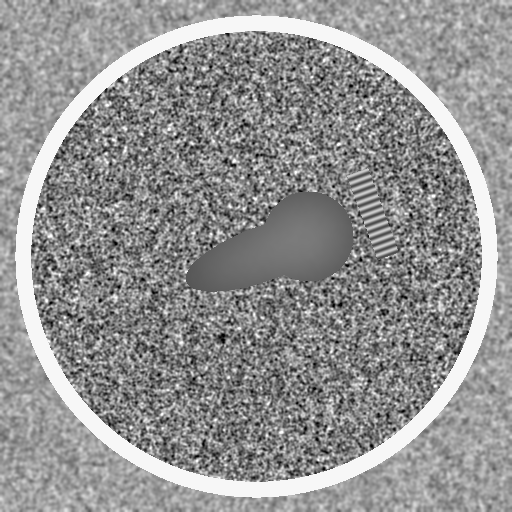
#> input picture data/input/calibre_large_primer.png, 512 x 512 px; its folder holds only this picture in this run
$ python main.py --input data/input/calibre_large_primer.png
#> lines starting #> are read from the running program, lines starting #| are printed output that depends on the picture
### cartridge_masking/io_utils.py
"""Image input/output helpers."""
from pathlib import Path
from typing import List

import cv2
import numpy as np

IMAGE_EXTENSIONS = {".png", ".jpg", ".jpeg", ".bmp", ".tif", ".tiff"}


def list_images(path: Path) -> List[Path]:
    """Return a sorted list of image files for a file or a directory path."""
    path = Path(path)
    if path.is_file():
        return [path]
    if path.is_dir():
        return sorted(p for p in path.iterdir() if p.suffix.lower() in IMAGE_EXTENSIONS)
    raise FileNotFoundError(f"Input path does not exist: {path}")


def read_image(path: Path) -> np.ndarray:
    """Read an image unchanged (keeps 16-bit depth maps intact)."""
    img = cv2.imread(str(path), cv2.IMREAD_UNCHANGED)
#> img is the input picture: shape (512, 512); min 0, max 255, mean 146.4
    if img is None:
        raise ValueError(f"Could not read image: {path}")
    return img


def write_image(path: Path, img: np.ndarray) -> None:
    """Write an image, creating parent folders as needed."""
    path = Path(path)
    path.parent.mkdir(parents=True, exist_ok=True)
    if not cv2.imwrite(str(path), img):
        raise IOError(f"Could not write image: {path}")

### cartridge_masking/preprocessing.py
"""Step 1 - turn any input scan into a clean 8-bit grayscale image."""
import cv2
import numpy as np


def to_gray_u8(img: np.ndarray) -> np.ndarray:
    """Convert gray / BGR / BGRA / 16-bit input to 8-bit grayscale.

    Uses a 1-99 percentile stretch, so a few extreme pixels (specular glints, or the
    white void around a rotated scan, as in the reference image) do not crush contrast.
    """
    if img.ndim == 3:
        code = cv2.COLOR_BGRA2GRAY if img.shape[2] == 4 else cv2.COLOR_BGR2GRAY
        img = cv2.cvtColor(img, code)
    img = img.astype(np.float32)
    lo, hi = np.percentile(img, (1, 99))
#> lo = 45; hi = 247
    if hi - lo < 1e-6:  # flat image: avoid division by zero
        return np.zeros(img.shape, np.uint8)
    return (np.clip((img - lo) / (hi - lo), 0, 1) * 255).astype(np.uint8)
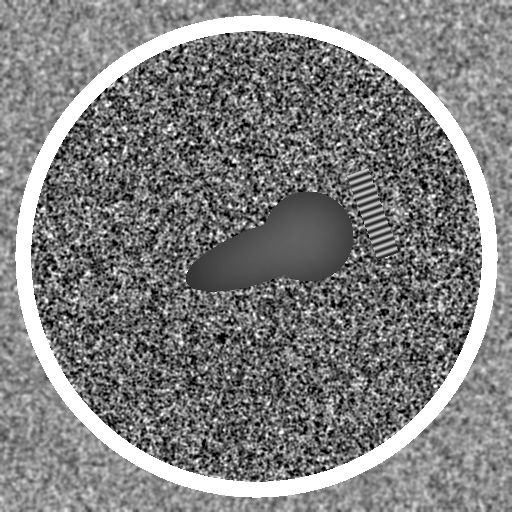
#> returned value: shape (512, 512); min 0, max 255, mean 127.8


def preprocess(img: np.ndarray) -> np.ndarray:
    """Normalise + light denoise. Returns an 8-bit grayscale image."""
    gray = to_gray_u8(img)
    return cv2.GaussianBlur(gray, (3, 3), 0)

### cartridge_masking/primer_detection.py
"""Step 2 - locate the circular primer region.

The primer sits inside a bright circular gap (primer pocket) in the casing head, so a
Hough circle transform finds it reliably. If that fails (blurry scan, partial crop) we
fall back to a centred circle and report a warning instead of crashing.
"""
from typing import List, Tuple

import cv2
import numpy as np

from .config import MaskingConfig
from .models import Circle


def detect_primer_circle(gray: np.ndarray, cfg: MaskingConfig) -> Tuple[Circle, List[str]]:
    """Return the primer circle and a list of warnings."""
    h, w = gray.shape
    short = min(h, w)
    warnings: List[str] = []

    # Work on a downscaled copy: Hough is slow on multi-megapixel scans.
    scale = min(1.0, cfg.hough_work_size / max(h, w))
    small = cv2.resize(gray, None, fx=scale, fy=scale, interpolation=cv2.INTER_AREA) if scale < 1 else gray
    small = cv2.medianBlur(small, 5)
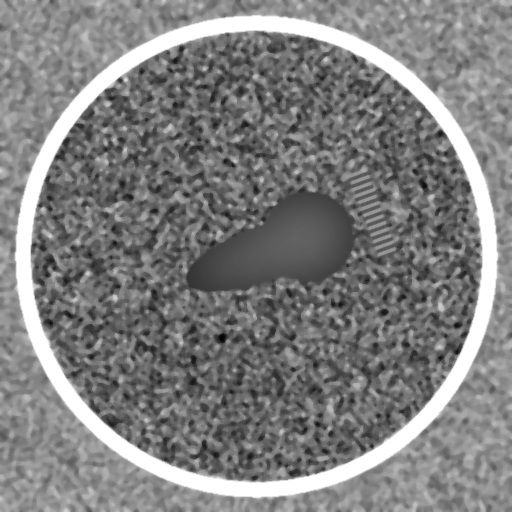
#> small: shape (512, 512); min 2, max 255, mean 127.9

    ss = min(small.shape)
    circles = cv2.HoughCircles(
        small, cv2.HOUGH_GRADIENT, dp=1.5, minDist=ss,  # minDist=ss -> a single best circle
        param1=100, param2=30,
        minRadius=int(cfg.min_radius_frac * ss), maxRadius=int(cfg.max_radius_frac * ss))
#> circles = [[257.2, 255.8, 225]]

    if circles is not None:
        cx, cy, r = (circles[0, 0] / scale).tolist()
#> cx = 257.2; cy = 255.8; r = 225
        off = np.hypot(cx - w / 2, cy - h / 2)
#> off = 1.27
        if off <= cfg.max_center_offset_frac * short:
            return Circle(cx, cy, r, True), warnings
        warnings.append("Hough circle too far from image centre; using fallback primer circle.")
    else:
        warnings.append("No primer circle found by Hough; using fallback primer circle.")

    return Circle(w / 2, h / 2, cfg.fallback_radius_frac * short, False), warnings


def disc_mask(shape: Tuple[int, int], circle: Circle, radius_scale: float = 1.0) -> np.ndarray:
    """Boolean mask of a disc centred on the primer, optionally shrunk/enlarged."""
    yy, xx = np.ogrid[:shape[0], :shape[1]]
    return (xx - circle.cx) ** 2 + (yy - circle.cy) ** 2 <= (circle.r * radius_scale) ** 2

### cartridge_masking/pipeline.py
"""Single-scan pipeline: preprocess -> primer circle -> impression -> drag -> label map."""
from pathlib import Path
from typing import Optional, Union

import numpy as np

from .config import MaskingConfig
from .firing_pin import estimate_drag, segment_impression
from .io_utils import read_image
from .mask_builder import build_label_map
from .models import MaskResult
from .preprocessing import preprocess
from .primer_detection import detect_primer_circle


class CartridgeMasker:
    """Masks one cartridge-case head scan.

    Example
    -------
    >>> masker = CartridgeMasker()
    >>> result = masker.process_file("scan.png")
    >>> result.label_map  # uint8 array, values from models.Label
    """

    def __init__(self, config: Optional[MaskingConfig] = None):
        self.cfg = config or MaskingConfig()

    def process(self, image: np.ndarray, name: str = "scan") -> MaskResult:
        gray = preprocess(image)                                         # 1. normalise
        circle, warn1 = detect_primer_circle(gray, self.cfg)             # 2. primer outline
#> warn1 = []
        impression, warn2 = segment_impression(gray, circle, self.cfg)   # 3. smooth blob
        drag = estimate_drag(impression)                                 #    drag axis
        labels = build_label_map(gray.shape, circle, impression, drag, self.cfg)  # 4. regions
        return MaskResult(name=name, gray=gray, label_map=labels,
                          circle=circle, drag=drag, warnings=warn1 + warn2)

    def process_file(self, path: Union[str, Path]) -> MaskResult:
        path = Path(path)
        return self.process(read_image(path), name=path.stem)

### cartridge_masking/firing_pin.py
"""Step 3 - find the firing-pin impression and its drag direction.

Key observation: the breech face is MACHINED/ROUGH (high local texture) while the
firing-pin impression is a SMOOTH depression. So we compute a local texture-energy map
and keep the smooth blob nearest the primer centre. Image moments then give the blob's
principal axis; the skewness along that axis tells us which end is the elongated
"drag" tail.
"""
from typing import List, Optional, Tuple

import cv2
import numpy as np

from .config import MaskingConfig
from .models import Circle, DragVector
from .primer_detection import disc_mask


def _odd(n: int, minimum: int = 3) -> int:
    n = max(int(n), minimum)
    return n if n % 2 == 1 else n + 1


def texture_energy(gray: np.ndarray, circle: Circle, cfg: MaskingConfig) -> np.ndarray:
    """Local high-frequency energy. Low values = smooth surface."""
    g = gray.astype(np.float32) / 255.0
    sigma = max(circle.r * cfg.shading_sigma_frac, 3.0)
    high_pass = g - cv2.GaussianBlur(g, (0, 0), sigma)       # remove slow shading/curvature
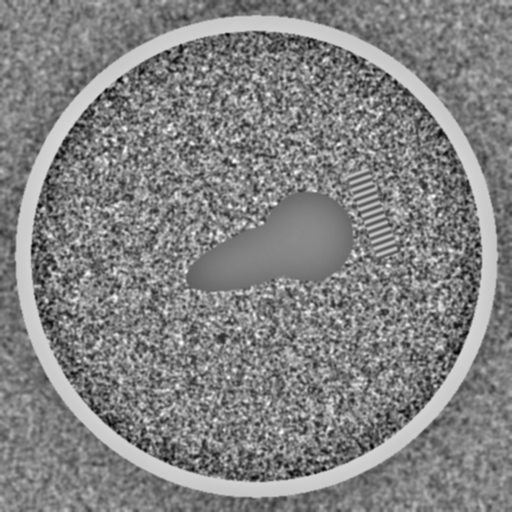
#> high_pass: shape (512, 512) float32; min -0.609, max 0.574, mean -0.000116; drawn with min black and max white
    win = _odd(cfg.texture_window_frac * min(gray.shape), 5)
    return cv2.blur(high_pass * high_pass, (win, win))        # local mean of squared detail
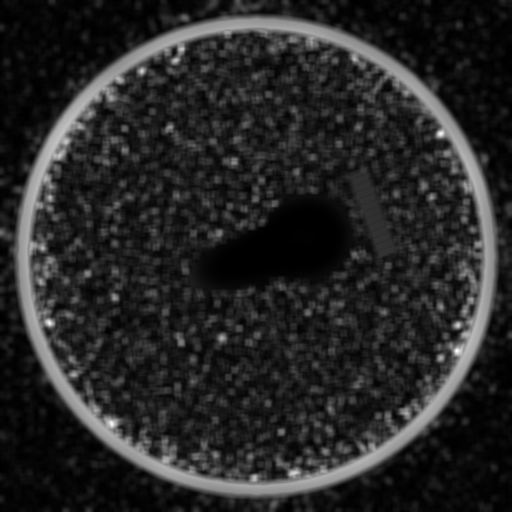
#> returned value: shape (512, 512) float32; min 3.05e-06, max 0.185, mean 0.0284; drawn with min black and max white


def _fill_holes(mask: np.ndarray) -> np.ndarray:
    """Fill interior holes by redrawing external contours filled."""
    contours, _ = cv2.findContours(mask.astype(np.uint8), cv2.RETR_EXTERNAL, cv2.CHAIN_APPROX_SIMPLE)
    out = np.zeros(mask.shape, np.uint8)
    cv2.drawContours(out, contours, -1, 1, thickness=cv2.FILLED)
    return out.astype(bool)


def segment_impression(gray: np.ndarray, circle: Circle,
                       cfg: MaskingConfig) -> Tuple[np.ndarray, List[str]]:
    """Return a boolean mask of the smooth firing-pin impression region."""
    warnings: List[str] = []
    h, w = gray.shape
    search = disc_mask(gray.shape, circle, cfg.search_radius_frac)
    disc_area = float(disc_mask(gray.shape, circle).sum())

    energy = texture_energy(gray, circle, cfg)
    # Log-scale + 8-bit so Otsu's threshold behaves well on the skewed distribution.
    e = np.log1p(energy * 1e4)
    e8 = cv2.normalize(e, None, 0, 255, cv2.NORM_MINMAX).astype(np.uint8)
#> (the rest of the program and of its run is left out)
